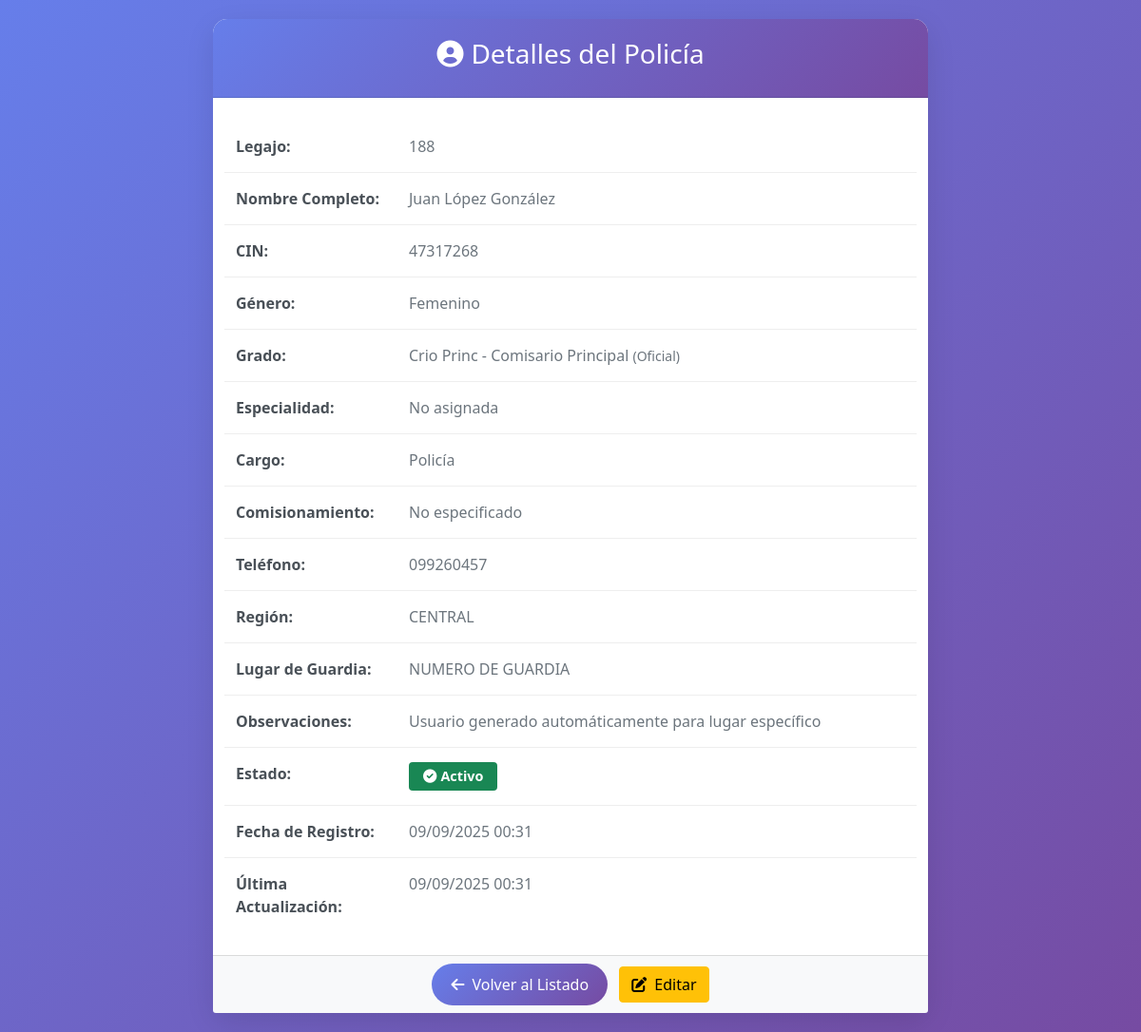
/admin/policias/ver_detalles.php?id=601 (signed in), run on an earlier commit of the app's database.
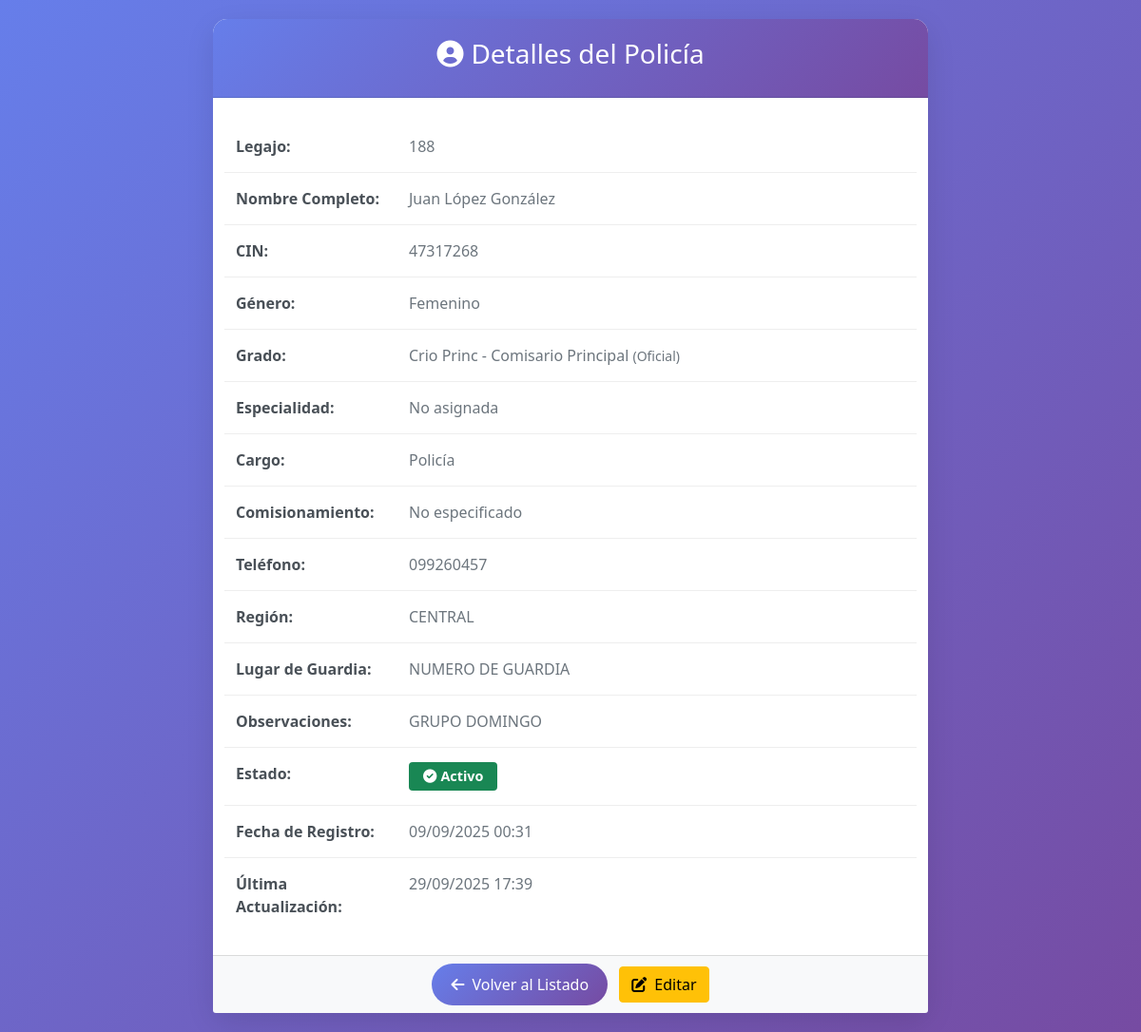
And on a later commit of the database.
### tables this page shows
CREATE TABLE `policias` (
  `id` int NOT NULL,
  `legajo` int NOT NULL,
  `nombre` varchar(100) NOT NULL,
  `apellido` varchar(100) NOT NULL,
  `cin` varchar(20) NOT NULL,
  `genero` enum('MASCULINO','FEMENINO') NOT NULL,
  `grado_id` int NOT NULL COMMENT 'Referencia a tipo_grados.id',
  `especialidad_id` int DEFAULT NULL,
  `cargo` varchar(150) DEFAULT NULL,
  `comisionamiento` varchar(200) DEFAULT NULL,
  `telefono` varchar(20) DEFAULT NULL,
  `region_id` int DEFAULT '1',
  `lugar_guardia_id` int DEFAULT NULL,
  `lugar_guardia_reserva_id` int DEFAULT '6' COMMENT 'Siempre ATENCIÓN TELEFÓNICA EXCLUSIVA (ID 6)',
  `observaciones` varchar(500) DEFAULT NULL,
  `activo` tinyint(1) DEFAULT '1',
  `estado` enum('DISPONIBLE','NO DISPONIBLE') DEFAULT 'DISPONIBLE',
  `created_at` timestamp NULL DEFAULT CURRENT_TIMESTAMP,
  `updated_at` timestamp NULL DEFAULT CURRENT_TIMESTAMP ON UPDATE CURRENT_TIMESTAMP
);

CREATE TABLE `tipo_grados` (
  `id` int NOT NULL,
  `nombre` varchar(100) NOT NULL,
  `nivel_jerarquia` int NOT NULL,
  `abreviatura` varchar(20) DEFAULT NULL,
  `grado_id` int NOT NULL,
  `created_at` timestamp NULL DEFAULT CURRENT_TIMESTAMP,
  `updated_at` timestamp NULL DEFAULT CURRENT_TIMESTAMP ON UPDATE CURRENT_TIMESTAMP
);

CREATE TABLE `grados` (
  `id` int NOT NULL,
  `nombre` varchar(100) NOT NULL,
  `nivel_jerarquia` int NOT NULL,
  `abreviatura` varchar(20) DEFAULT NULL,
  `descripcion` text,
  `created_at` timestamp NULL DEFAULT CURRENT_TIMESTAMP,
  `updated_at` timestamp NULL DEFAULT CURRENT_TIMESTAMP ON UPDATE CURRENT_TIMESTAMP
);

CREATE TABLE `regiones` (
  `id` int NOT NULL,
  `nombre` varchar(50) NOT NULL,
  `descripcion` text,
  `activo` tinyint(1) DEFAULT '1',
  `created_at` timestamp NULL DEFAULT CURRENT_TIMESTAMP,
  `updated_at` timestamp NULL DEFAULT CURRENT_TIMESTAMP ON UPDATE CURRENT_TIMESTAMP
);

CREATE TABLE `lugares_guardias` (
  `id` int NOT NULL,
  `nombre` varchar(100) NOT NULL,
  `descripcion` text,
  `direccion` varchar(200) DEFAULT NULL,
  `zona` varchar(50) DEFAULT NULL,
  `activo` tinyint(1) DEFAULT '1',
  `created_at` timestamp NULL DEFAULT CURRENT_TIMESTAMP,
  `updated_at` timestamp NULL DEFAULT CURRENT_TIMESTAMP ON UPDATE CURRENT_TIMESTAMP
);

### admin/policias/ver_detalles.php (the view, shortened to what the changed rows need)
<?php
require_once '../../cnx/db_connect.php';
$policia_id = (int)$_GET['id'];
$sql = "
    SELECT p.*, tg.nombre as grado_nombre, tg.abreviatura as grado_abreviatura,
           g.nombre as categoria_nombre, e.nombre as especialidad_nombre,
           lg.nombre as lugar_guardia_nombre, r.nombre as region_nombre
    FROM policias p
    LEFT JOIN tipo_grados tg ON p.grado_id = tg.id
    LEFT JOIN grados g ON tg.grado_id = g.id
    LEFT JOIN especialidades e ON p.especialidad_id = e.id
    LEFT JOIN lugares_guardias lg ON p.lugar_guardia_id = lg.id
    LEFT JOIN regiones r ON p.region_id = r.id
    WHERE p.id = ?
";
$stmt = $conn->prepare($sql);
$stmt->execute([$policia_id]);
$policia = $stmt->fetch(PDO::FETCH_ASSOC);
?>
<!DOCTYPE html>
<html lang="es">
<head>
    <link href="https://cdn.jsdelivr.net/npm/bootstrap@5.1.3/dist/css/bootstrap.min.css" rel="stylesheet">
    <link href="https://cdnjs.cloudflare.com/ajax/libs/font-awesome/6.0.0/css/all.min.css" rel="stylesheet">
</head>
<body>
    <div class="container main-container">
        <div class="row justify-content-center">
            <div class="col-lg-8">
                <div class="card">
                    <div class="card-body p-4">
                        <div class="row info-row">
                            <div class="col-md-3 info-label">Legajo:</div>
                            <div class="col-md-9 info-value"><?php echo htmlspecialchars($policia['legajo']); ?></div>
                        </div>
                        <div class="row info-row">
                            <div class="col-md-3 info-label">Nombre Completo:</div>
                            <div class="col-md-9 info-value"><?php echo htmlspecialchars($policia['nombre'] . ' ' . $policia['apellido']); ?></div>
                        </div>
                        <div class="row info-row">
                            <div class="col-md-3 info-label">CIN:</div>
                            <div class="col-md-9 info-value"><?php echo htmlspecialchars($policia['cin']); ?></div>
                        </div>
                        <div class="row info-row">
                            <div class="col-md-3 info-label">Grado:</div>
                            <div class="col-md-9 info-value">
                                <?php if ($policia['grado_abreviatura']): ?>
                                    <?php echo htmlspecialchars($policia['grado_abreviatura'] . ' - ' . $policia['grado_nombre']); ?>
                                    <small class="text-muted">(<?php echo htmlspecialchars($policia['categoria_nombre']); ?>)</small>
                                <?php else: ?>
                                    <span class="text-muted">No asignado</span>
                                <?php endif; ?>
                            </div>
                        </div>
                        <div class="row info-row">
                            <div class="col-md-3 info-label">Cargo:</div>
                            <div class="col-md-9 info-value"><?php echo $policia['cargo'] ? htmlspecialchars($policia['cargo']) : '<span class="text-muted">No especificado</span>'; ?></div>
                        </div>
                        <div class="row info-row">
                            <div class="col-md-3 info-label">Teléfono:</div>
                            <div class="col-md-9 info-value"><?php echo $policia['telefono'] ? htmlspecialchars($policia['telefono']) : '<span class="text-muted">No especificado</span>'; ?></div>
                        </div>
                        <div class="row info-row">
                            <div class="col-md-3 info-label">Región:</div>
                            <div class="col-md-9 info-value">
                                <?php echo $policia['region_nombre'] ? htmlspecialchars($policia['region_nombre']) : '<span class="text-muted">No asignada</span>'; ?>
                            </div>
                        </div>
                        <div class="row info-row">
                            <div class="col-md-3 info-label">Lugar de Guardia:</div>
                            <div class="col-md-9 info-value">
                                <?php echo $policia['lugar_guardia_nombre'] ? htmlspecialchars($policia['lugar_guardia_nombre']) : '<span class="text-muted">No asignado</span>'; ?>
                            </div>
                        </div>
                        <div class="row info-row">
                            <div class="col-md-3 info-label">Observaciones:</div>
                            <div class="col-md-9 info-value">
                                <?php echo $policia['observaciones'] ? htmlspecialchars($policia['observaciones']) : '<span class="text-muted">Sin observaciones</span>'; ?>
                            </div>
                        </div>
                        <div class="row info-row">
                            <div class="col-md-3 info-label">Fecha de Registro:</div>
                            <div class="col-md-9 info-value">
                                <?php echo date('d/m/Y H:i', strtotime($policia['created_at'])); ?>
                            </div>
                        </div>
                        <?php if ($policia['updated_at']): ?>
                        <div class="row info-row">
                            <div class="col-md-3 info-label">Última Actualización:</div>
                            <div class="col-md-9 info-value">
                                <?php echo date('d/m/Y H:i', strtotime($policia['updated_at'])); ?>
                            </div>
                        </div>
                        <?php endif; ?>
                    </div>
                </div>
            </div>
        </div>
    </div>
</body>
</html>

What changed in the data, as far as the page shows it:
changed policias "Juan López González": observaciones "Usuario generado automáticamente para lugar específico" → "GRUPO DOMINGO"; updated_at "09/09/2025 00:31" → "29/09/2025 17:39"
